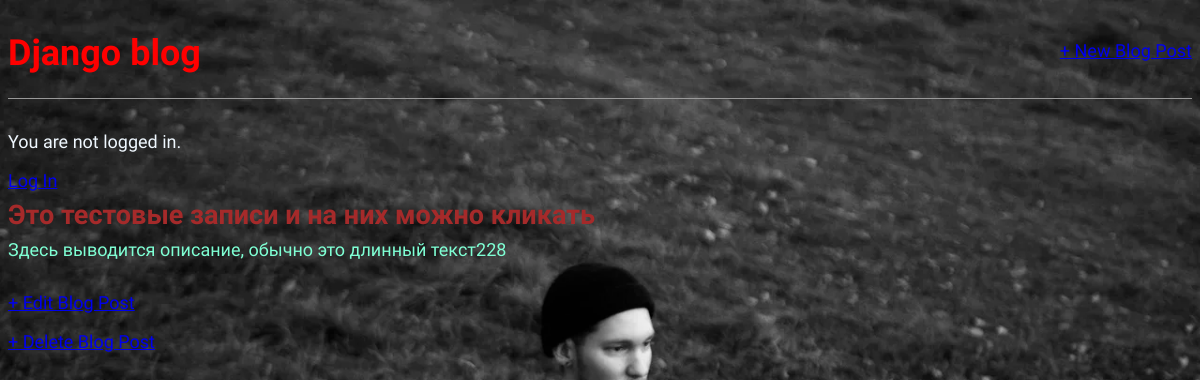
Screenshot of /post/3/ with the database file from the repository.
### blog/models.py (models this page shows, shortened)
class Post(models.Model):
    title = models.CharField(max_length=200)
    author = models.ForeignKey(
        'auth.User',
        on_delete=models.CASCADE
    )
    body = models.TextField()

### blog/views.py (the view)
# urls.py: path('post/<int:pk>/', BlogDetailView.as_view(), name='post_detail'),
class BlogDetailView(DetailView):
    model = Post
    template_name = 'post_detail.html'

### templates/post_detail.html
{% extends 'base.html' %}
{% block content %}
<div class="post-entry">
        <h2>{{ object.title }}</h2>
        <p>{{ object.body }}</p>
    </div>
    <a href="{% url 'post_edit' post.pk %}">+ Edit Blog Post</a>
    <p><a href="{% url 'post_delete' post.pk %}">+ Delete Blog Post</a></p>
{% endblock content %}

### static/css/base.css (style rules this page uses)
body { font-family: 'Source Sans Pro', sans-serif; font-size: 18px; background: #c7b39b url(media/me.png); background-size: cover; }
.post-entry { margin-bottom: 2rem; }
.post-entry h2 { margin: 0.5rem 0; color: brown; }
.post-entry p { margin: 0; font-weight: 400; color: aquamarine; }
p { color: aliceblue; }

### rows the page displays
Post: title "Это тестовые записи и на них можно кликать", body "Здесь выводится описание, обычно это длинный текст228"
